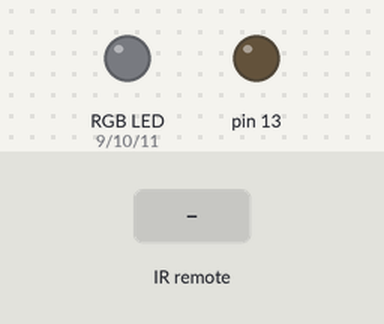
Simulated run of this sketch. Board: Arduino Uno, built with avr-gcc and run on an emulated ATmega328P. Shown: an RGB LED mixed from three pins (HIGH = lit), output pins drawn as LEDs (lit = HIGH). Inputs (shaded band) come from the test bench. EEPROM starts erased.

Above: at 1.2 s.
1.3 s: infrared code 0x20DF4EB1 received
At 1.7 s:
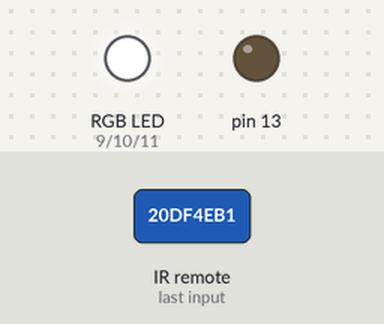
2.8 s: infrared code 0x20DF8E71 received
At 4.0 s:
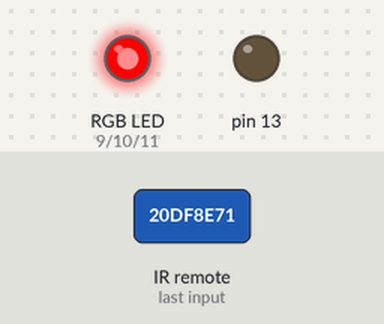
4.3 s: infrared code 0x20DF8E71 received
At 5.3 s:
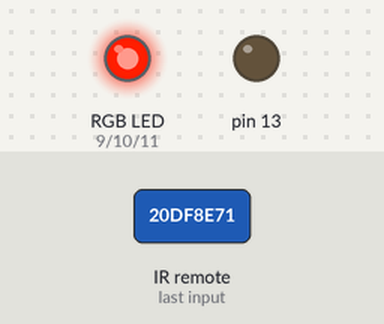
Timing chart, 0 to 7.3 s (numbered marks = the images above; inputs shaded):
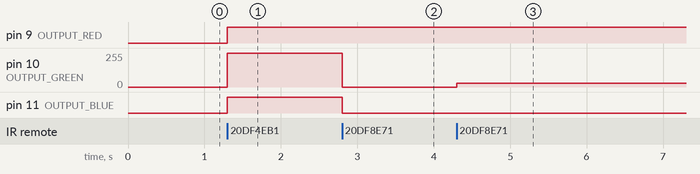

Measured:
- after the input at 1.3 s, pin 9 (OUTPUT_RED), pin 11 (OUTPUT_BLUE): LOW → HIGH at once; pin 10 (OUTPUT_GREEN): 0/255 → 255/255 at once
- after the input at 2.8 s, pin 10 (OUTPUT_GREEN): 255/255 → 0/255 at once; pin 11 (OUTPUT_BLUE): HIGH → LOW at once
- after the input at 4.3 s, pin 10 (OUTPUT_GREEN): 0/255 → 30/255 at once

The sketch:

IRLEDcontrol-IR.ino
```cpp
#include <IRremote.h>
#include <EEPROM.h>

#define STATE_ON          1
#define STATE_OFF         0

#define ADDR_COLOR_IS_STORED  0
#define ADDR_COLOR_ID         1
#define COLOR_IS_STORED       1

//                                Pin setup
int RECV_PIN =         2;
int OUTPUT_RED =       9;
int OUTPUT_GREEN =     10;
int OUTPUT_BLUE =      11;

//                                IR codes
unsigned long CODE_RED =         551505585;
unsigned long CODE_GREEN =       551521905;
unsigned long CODE_YELLOW =      551536185;
unsigned long CODE_BLUE =        551519865;
unsigned long CODE_LONG_PRESS =  4294967295;

//                                Button association
#define BTN_TOGGLE            CODE_RED
#define BTN_COLOR_CHANGE      CODE_GREEN
#define BTN_BRIGHTNESS_CHANGE CODE_BLUE

//                                Brightness level definitions
float brightnessLevels[] = {
  0.1f, // 0  20%
  0.5f, // 1  50%
  0.9f  // 2  80%
};


#define MIN_BRIGHTNESS    0
#define MAX_BRIGHTNESS    2

/*
unsigned long CODE_RED    =     551505585;
unsigned long CODE_GREEN  =     551521905;
unsigned long CODE_YELLOW =     551536185;
unsigned long CODE_BLUE   =     551519865;
unsigned long CODE_LONG_PRESS = 4294967295;

unsigned long BTN_TOGGLE = CODE_RED;
unsigned long BTN_COLOR_CHANGE = CODE_GREEN;
unsigned long BTN_BRIGHTNESS_CHANGE = CODE_GREEN;
/**/

unsigned short state = STATE_OFF;

struct struct_color {
    unsigned char r;
    unsigned char g;
    unsigned char b;
};
typedef struct struct_color color;


struct_color* colorArray;

#define COLOR_ID_WHITE    0

#define COLOR_COUNT     7

unsigned short current_color_id = 0;
color current_color = colorArray[current_color_id];

char currentBrightnessID = MAX_BRIGHTNESS;

IRrecv irrecv(RECV_PIN);
decode_results results;


void changeColor(unsigned short* id){
  (*id)++;
  if(*id >= COLOR_COUNT){
    (*id) = 0;
  }
  EEPROM.write(ADDR_COLOR_IS_STORED, COLOR_IS_STORED);
  EEPROM.write(ADDR_COLOR_ID, *id);
}


void setColor(unsigned short* id) {
  current_color = colorArray[(*id)];
}


char changeBrightness() {
  currentBrightnessID++;
  if (currentBrightnessID > MAX_BRIGHTNESS) {
    currentBrightnessID = MIN_BRIGHTNESS;
  }
  // apply changed brighness
  setOutputs();
}


unsigned short getValueWithBrightness(int input) {
  int value = input * brightnessLevels[currentBrightnessID];
  value = (value / 100);
  return (value & 0xff);
}


void setOutputs() {
  if(STATE_OFF == state) {
              // Turn OFF
    digitalWrite(OUTPUT_RED,   LOW);
    digitalWrite(OUTPUT_GREEN, LOW);
    digitalWrite(OUTPUT_BLUE,  LOW);
  } else {    // Turn ON
    setColor(&current_color_id);
    /*
    analogWrite(OUTPUT_RED,   map(current_color.r, 0, 255, 0, brightnessLevels[currentBrightnessID]));
    analogWrite(OUTPUT_GREEN, map(current_color.g, 0, 255, 0, brightnessLevels[currentBrightnessID]));
    analogWrite(OUTPUT_BLUE,  map(current_color.b, 0, 255, 0, brightnessLevels[currentBrightnessID]));
    /**/

    /*
    analogWrite(OUTPUT_RED,   ((int)(current_color.r*brightnessLevels[currentBrightnessID])) );
    analogWrite(OUTPUT_GREEN, ((int)(current_color.g*brightnessLevels[currentBrightnessID])) );
    analogWrite(OUTPUT_BLUE,  ((int)(current_color.b*brightnessLevels[currentBrightnessID])) );
    /**/

    analogWrite(OUTPUT_RED,   current_color.r);
    analogWrite(OUTPUT_GREEN, current_color.g);
    analogWrite(OUTPUT_BLUE,  current_color.b);
    /**/
  }
}


void setup(){

  (colorArray) = malloc(COLOR_COUNT*sizeof(color));
  colorArray[0] = {.r=255, .g=255, .b=255};  // 0 white
  colorArray[1] = {.r=255, .g=0  , .b=0  };  // 1 red
  colorArray[2] = {.r=255, .g=30 , .b=0  };  // 2 orange
  colorArray[3] = {.r=255, .g=70 , .b=0  };  // 3 yellow
  colorArray[4] = {.r=255, .g=0  , .b=255};  // 4 pink
  colorArray[5] = {.r=145, .g=0  , .b=255};  // 5 purple
  colorArray[6] = {.r=0  , .g=0  , .b=255};  // 6 blue

  irrecv.enableIRIn(); // start the receiver

  Serial.begin(9600);

  // set pinModes
  pinMode(13,   OUTPUT);
  pinMode(OUTPUT_RED,   OUTPUT);
  pinMode(OUTPUT_GREEN, OUTPUT);
  pinMode(OUTPUT_BLUE,  OUTPUT);

  // init start state
  if(EEPROM.read(ADDR_COLOR_IS_STORED) == COLOR_IS_STORED){
    current_color_id = EEPROM.read(ADDR_COLOR_ID);
    //current_color_id = COLOR_ID_WHITE;
  }else{
    current_color_id = COLOR_ID_WHITE;
  }
  setColor(&current_color_id);
  currentBrightnessID = MAX_BRIGHTNESS;
  state = STATE_OFF;

}


void loop() {
  if (irrecv.decode(&results)) {
    /*
    Serial.print("ColorID: ");
    Serial.print(current_color_id);
    Serial.print(" ");/**/

    if (results.value == BTN_TOGGLE) { // need to turn ON or OFF
      results.value = 0;
      if (state == STATE_OFF) {
        state = STATE_ON;
      } else {
        state = STATE_OFF;
      }
      setOutputs();
    }

    else

    if (results.value == BTN_COLOR_CHANGE) {
      //results.value = 0;
      if(state == STATE_ON){ // we need to change color only in ON state
        changeColor(&current_color_id);
        setColor(&current_color_id);
        setOutputs();
      }
    }

    else

    if (results.value == BTN_BRIGHTNESS_CHANGE) {
      results.value = 0;
      if(state == STATE_ON){ // we need to change brightness only in ON state
        changeBrightness();
        char* str = "Brightness:  ";
        str[11] = '0' + currentBrightnessID;
        Serial.print(str);
        Serial.print(" ");
      }
    }


    irrecv.resume();
  }

}
//este
```
